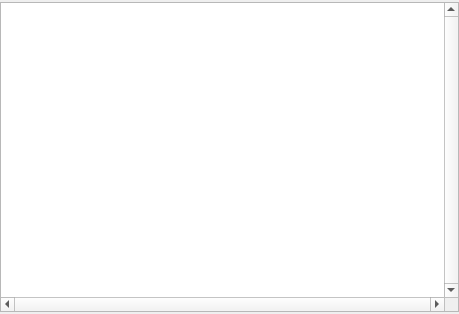
<?xml version="1.0" encoding="UTF-8"?>
<ui version="4.0">
 <class>BrowsePhysiciansClass</class>
 <widget class="QWidget" name="BrowsePhysiciansClass">
  <property name="geometry">
   <rect>
    <x>0</x>
    <y>0</y>
    <width>459</width>
    <height>314</height>
   </rect>
  </property>
  <property name="windowTitle">
   <string>Ärtze</string>
  </property>
  <layout class="QGridLayout">
   <property name="leftMargin">
    <number>0</number>
   </property>
   <property name="topMargin">
    <number>2</number>
   </property>
   <property name="rightMargin">
    <number>0</number>
   </property>
   <property name="bottomMargin">
    <number>2</number>
   </property>
   <item row="1" column="0" colspan="4">
    <widget class="QTableView" name="tvPhys">
     <property name="verticalScrollBarPolicy">
      <enum>Qt::ScrollBarAlwaysOn</enum>
     </property>
     <property name="horizontalScrollBarPolicy">
      <enum>Qt::ScrollBarAlwaysOn</enum>
     </property>
     <property name="alternatingRowColors">
      <bool>true</bool>
     </property>
     <property name="selectionMode">
      <enum>QAbstractItemView::SingleSelection</enum>
     </property>
     <property name="selectionBehavior">
      <enum>QAbstractItemView::SelectRows</enum>
     </property>
     <property name="sortingEnabled">
      <bool>true</bool>
     </property>
    </widget>
   </item>
  </layout>
 </widget>
 <layoutdefault spacing="6" margin="11"/>
 <resources/>
 <connections/>
</ui>
